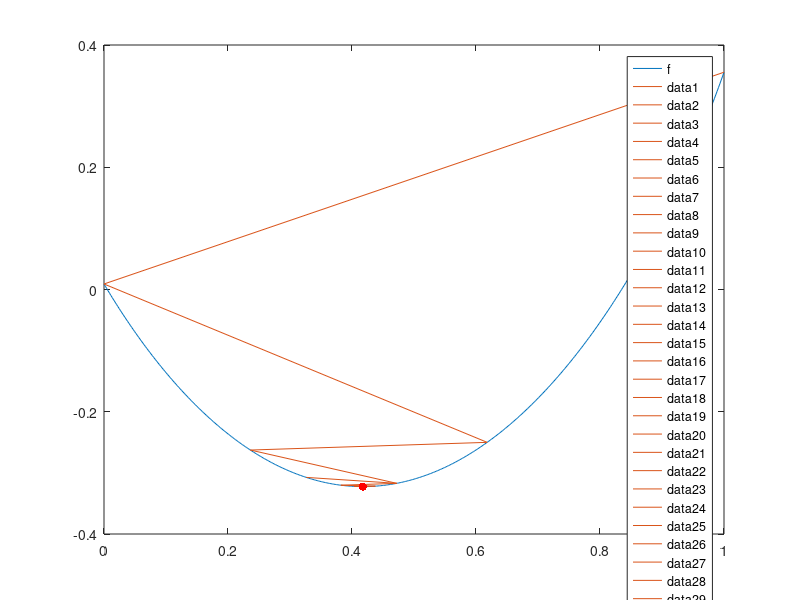

Reproduce this figure in MATLAB.
function lab_02()
    clc();
    cla

    a = 0;
    b = 1;
    eps = 1e-6;

    debugFlag = true;
    delay = 0;

    fplot(@f, [a, b]);
    hold on;

    tau = (sqrt(5) - 1) / 2;
    l = b - a;

    x1 = b - tau * l;
    x2 = a + tau * l;
    f1 = f(x1);
    f2 = f(x2);

    N = 2;
    while true
        if debugFlag
            fprintf('N = %2d:   a = %.10f;   b = %.10f;   x1 = %.10f;   x2 = %.10f;   f(x1) = %.10f;   f(x2) = %.10f\n', N, a, b, x1, x2, f1, f2);
            line([a b], [f(a) f(b)]);
            pause(delay);
        end

        if l > 2 * eps
            if f1 <= f2
                b = x2;
                l = b - a;

                x2 = x1;
                f2 = f1;

                x1 = b - tau * l;
                f1 = f(x1);
            else
                a = x1;
                l = b - a;

                x1 = x2;
                f1 = f2;

                x2 = a + tau * l;
                f2 = f(x2);
            end

            N = N + 1;
        else
            xStar = (a + b) / 2;
            fStar= f(xStar);

            N = N + 1;
            break
        end
    end

    scatter(xStar, fStar, 'r', 'filled');
    fprintf('\nОтвет:   N = %2d;   x* = %.10f;   f(x*) = %.10f.\n\n', N, xStar, fStar);
end

function y = f(x)
    y = asin((35.* power(x, 2) - 30.*x + 9) ./ 20) + cos((10.* power(x, 3) + 185.* power(x, 2) + 340.*x + 103) ./ (50.* power(x, 2) + 100.*x + 30)) + 0.5;
end
